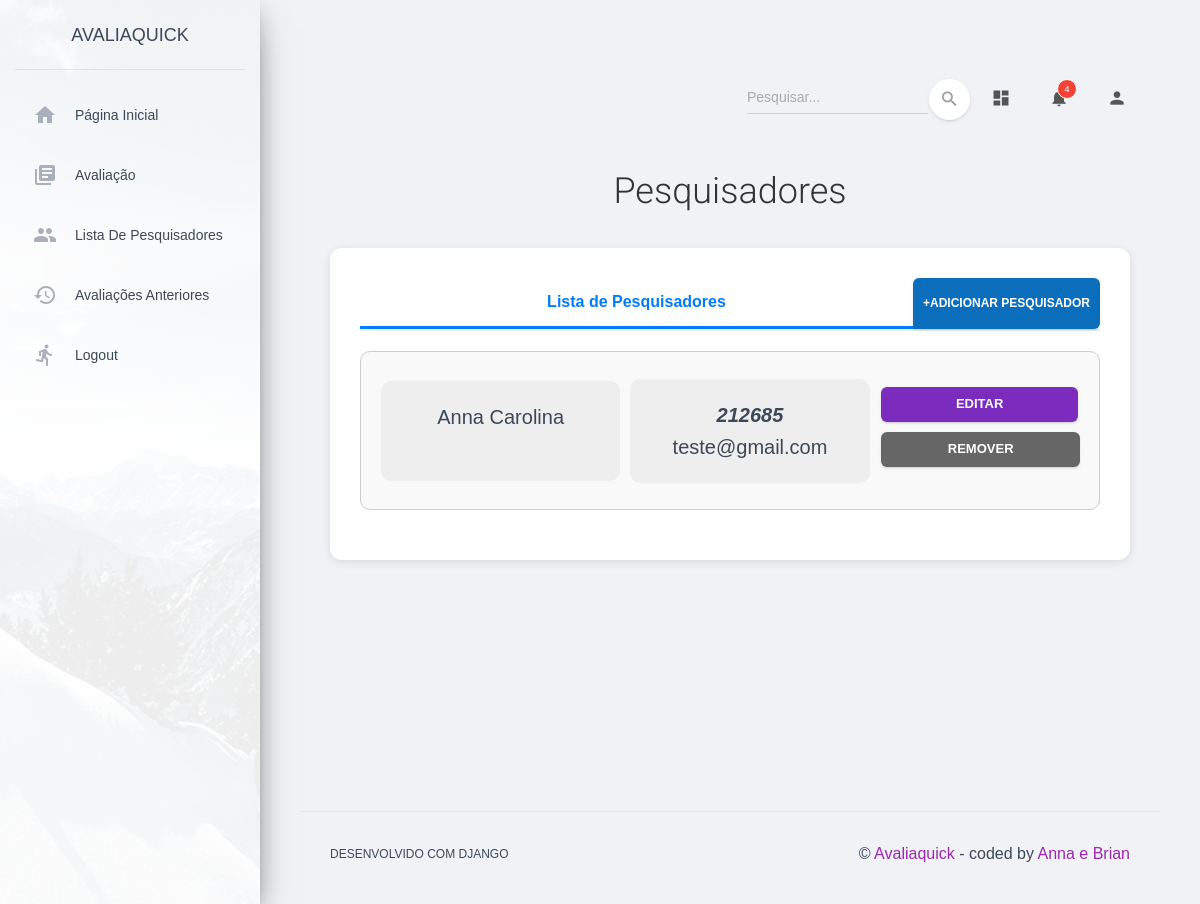
The app's page /lista-pesquisadores (signed in), older data.
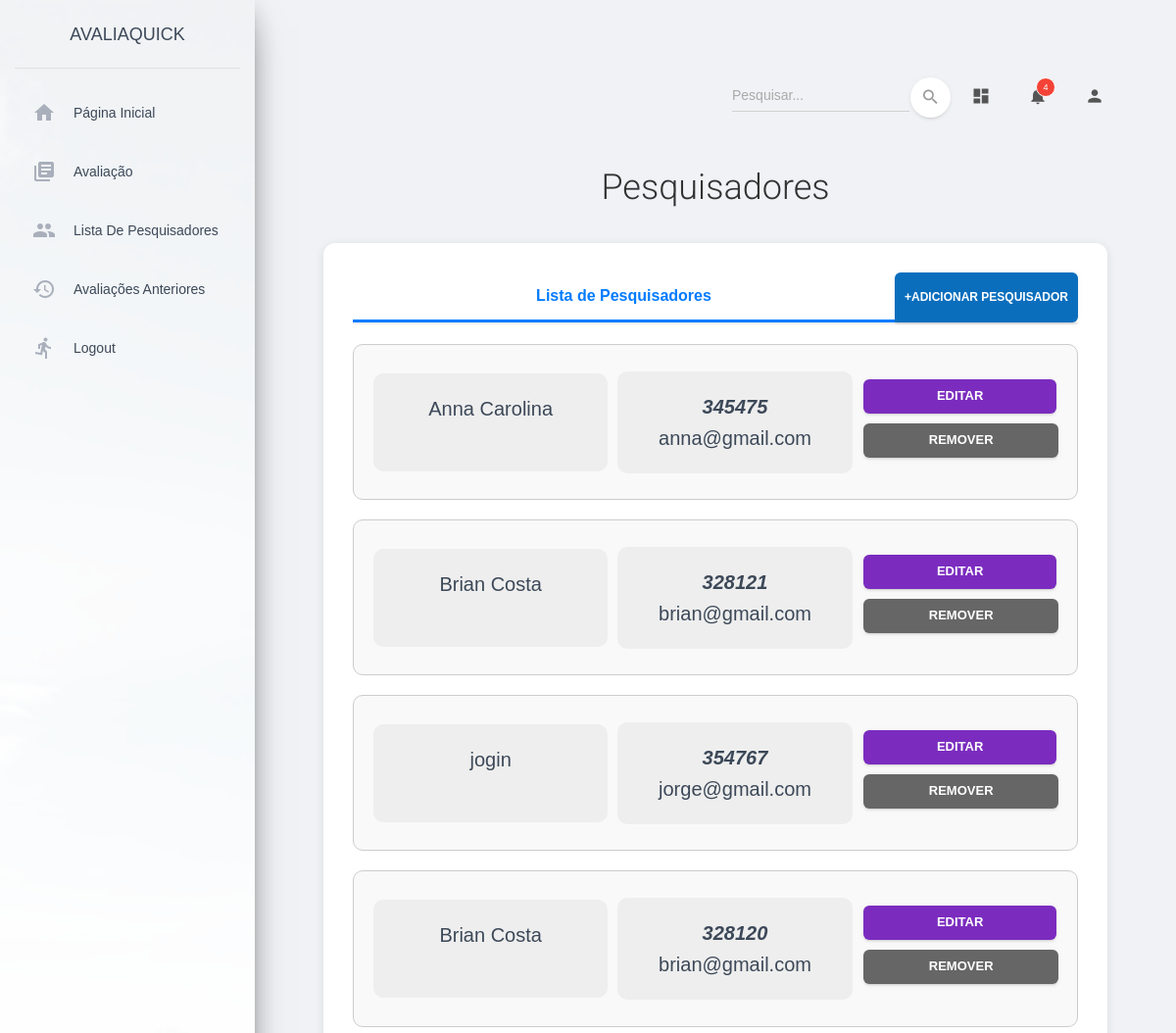
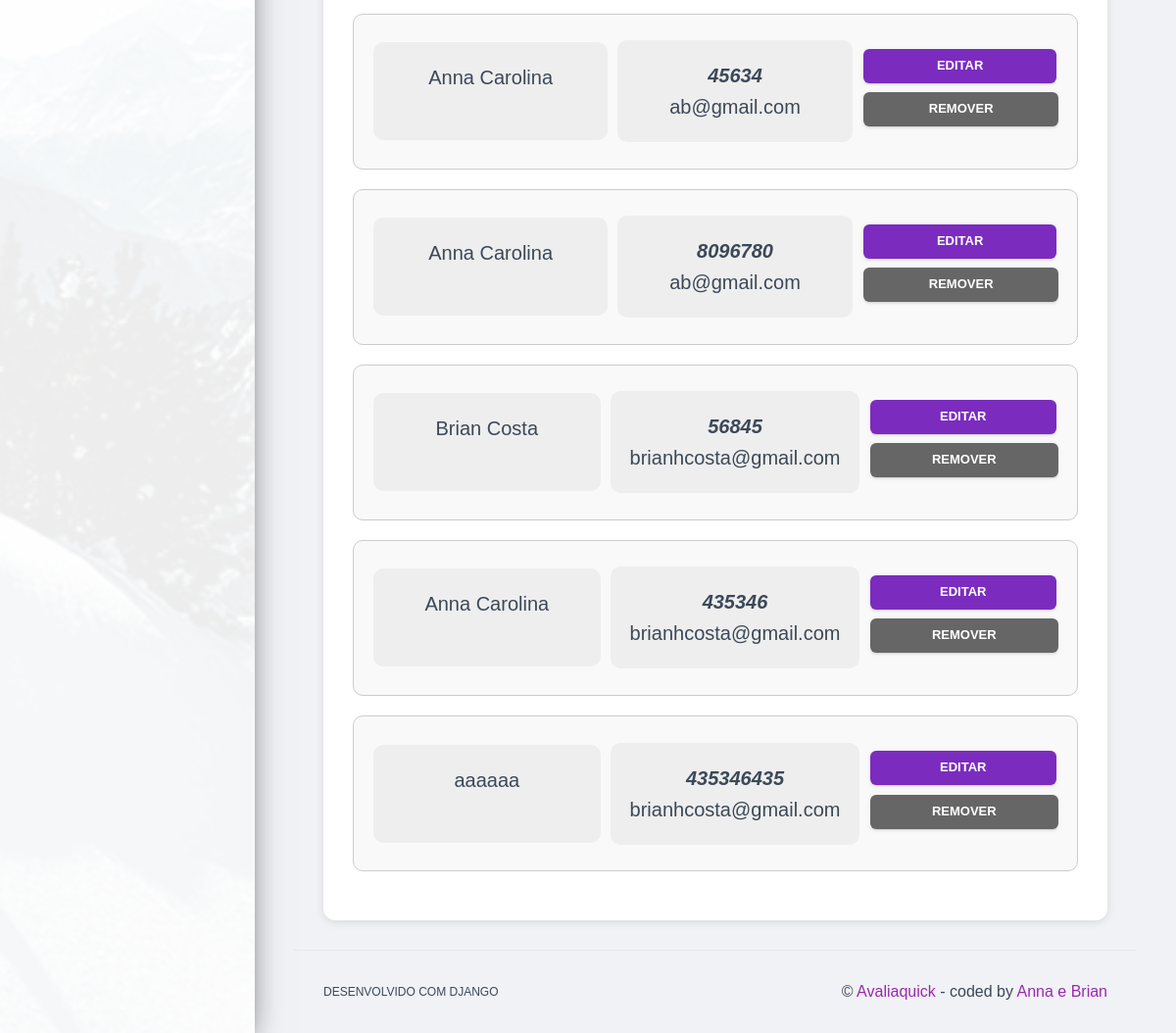
The same page, newer data (2 pictures, top to bottom).
### avaliaquick/models.py (models this page shows)
class Pesquisador(models.Model):
    nome = models.CharField(null=False, blank=False, max_length=100)
    matricula = models.CharField(null=False, blank=False, unique=True, max_length=15)
    email = models.EmailField(null=False, blank=False, default='')

### avaliaquick/views.py (the view)
# urls.py: path('lista-pesquisadores', lista, name='lista_pesquisadores'),
def lista(request):
    if not request.user.is_authenticated:
        raise PermissionDenied
    if request.method == 'POST':
        form = FormularioPesquisador(request.POST)
        if form.is_valid():
            try:
                form.save()
                messages.success(request, 'Pesquisador cadastrado com sucesso!')
                return redirect('/lista-pesquisadores')
            except IntegrityError:
                messages.error(request, 'Já existe um pesquisador com essa matrícula.')
    else:
        form = FormularioPesquisador()
    pesquisadores = Pesquisador.objects.all()
    avaliacoes = Pendentes.objects.all()
    return render(request, 'avaliaquick/lista-pesquisadores.html', {
        'form': form,
        'pesquisadores': pesquisadores,
        'avaliacoes': avaliacoes,
    })

### avaliaquick/forms.py (shortened to what this page needs)
class FormularioPesquisador(forms.ModelForm):
    class Meta:
        model = Pesquisador
        fields = '__all__'
        widgets = {
            'nome': forms.TextInput(attrs={
                'placeholder': 'Digite o nome do Pesquisador'
            }),
            'matricula': forms.NumberInput(attrs={
                'placeholder': 'Digite a matrícula do Pesquisador'
            }),
            'email': forms.EmailInput(attrs={
                'placeholder': 'Digite o email do Pesquisador'
            }),
        }

### templates/avaliaquick/lista-pesquisadores.html (shortened to what this page needs)
{% extends "layouts/base.html" %}
{% block content %}
<h2>Pesquisadores</h2>
<div class="container">
    <div class="tab-header">
        <div class="tab-button-wrapper">
            <button class="tab-button-titulo active" onclick="openTab('pesquisadores')" disabled>
                Lista de Pesquisadores
            </button>
            <button id="btn-adicionar" style="border-bottom-left-radius: 0;" class="btn btn-adicionar fecha" onclick="formularioPesquisadores()">
                +Adicionar Pesquisador
            </button>
        </div>
    </div>
    <div id="lista-pesquisadores">
        {% for pesquisador in pesquisadores %}
            <div class="avaliacao-card">
                <div class="avaliacao-data">
                    <span>{{ pesquisador.nome }}</span>
                </div>
                <div class="avaliacao-info">
                    <strong><em>{{ pesquisador.matricula }}</em></strong><br>
                    <span>{{ pesquisador.email }}</span>
                </div>
                <div class="avaliacao-botoes">
                    <button class="btn avaliar"
                            onclick="editarPesquisador(this)"
                            data-id="{{ pesquisador.id }}"
                            data-nome="{{ pesquisador.nome }}"
                            data-matricula="{{ pesquisador.matricula }}"
                            data-email="{{ pesquisador.email }}">
                        Editar
                    </button>
                    <form style="width: 100%;" action="{% url 'deletar_pesquisador' pesquisador.id %}" method="post" onsubmit="return confirmarRemocao();">
                        <button type="submit" class="btn" style="width: 100%">Remover</button>
                    </form>
                </div>
            </div>
        {% empty %}
            <p>Nenhum pesquisador cadastrado.</p>
        {% endfor %}
    </div>
</div>
{% endblock content %}

Row changes from the older to the newer data that the page shows:
removed Pesquisador: nome "Anna Carolina", matricula "212685", email "teste@gmail.com"
added Pesquisador: nome "Anna Carolina", matricula "345475", email "anna@gmail.com"
added Pesquisador: nome "Brian Costa", matricula "328121", email "brian@gmail.com"
added Pesquisador: nome "jogin", matricula "354767", email "jorge@gmail.com"
added Pesquisador: nome "Brian Costa", matricula "328120", email "brian@gmail.com"
added Pesquisador: nome "Anna Carolina", matricula "45634", email "ab@gmail.com"
added Pesquisador: nome "Anna Carolina", matricula "8096780", email "ab@gmail.com"
added Pesquisador: nome "Brian Costa", matricula "56845", email "brianhcosta@gmail.com"
added Pesquisador: nome "Anna Carolina", matricula "435346", email "brianhcosta@gmail.com"
added Pesquisador: nome "aaaaaa", matricula "435346435", email "brianhcosta@gmail.com"
